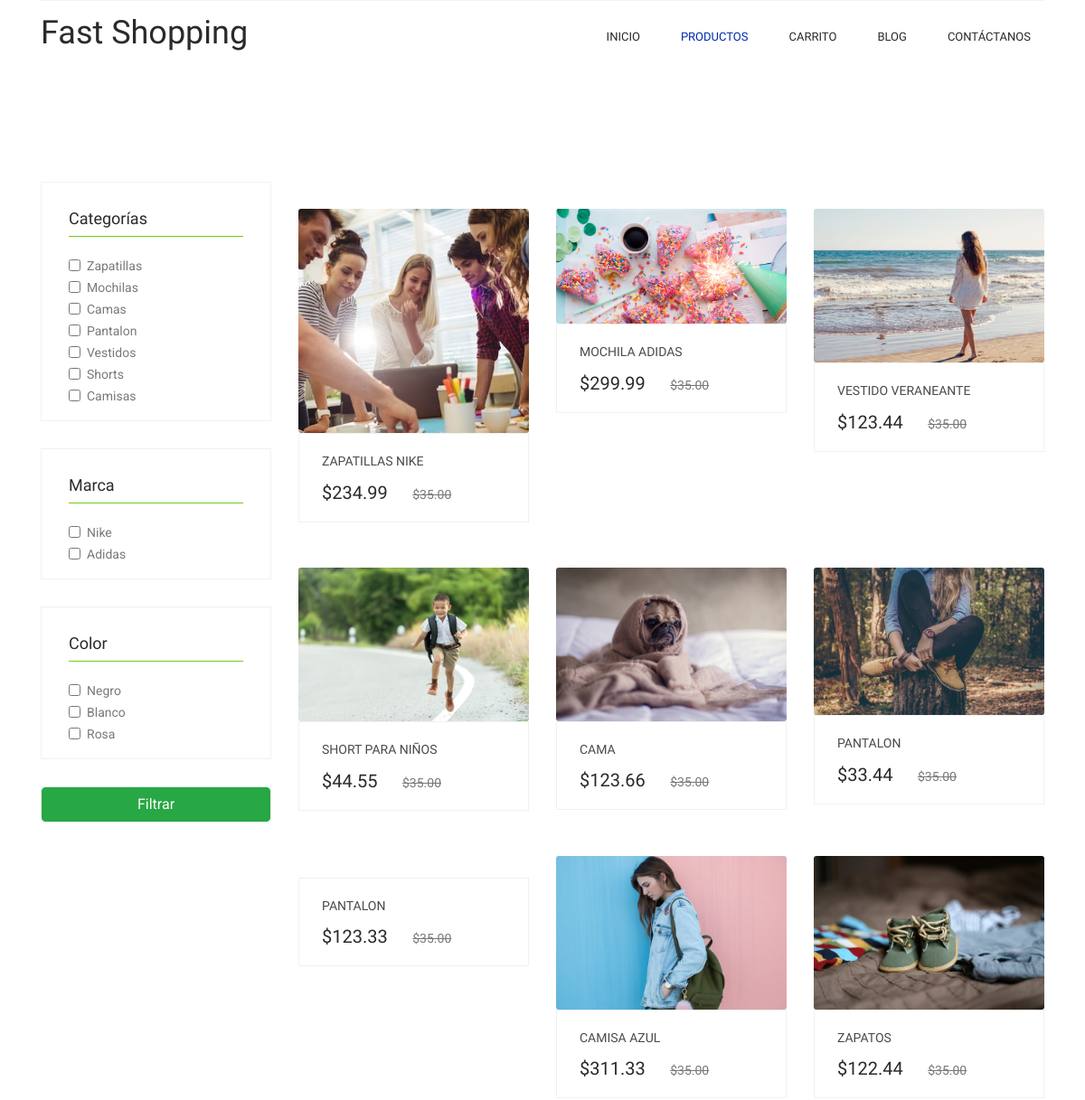
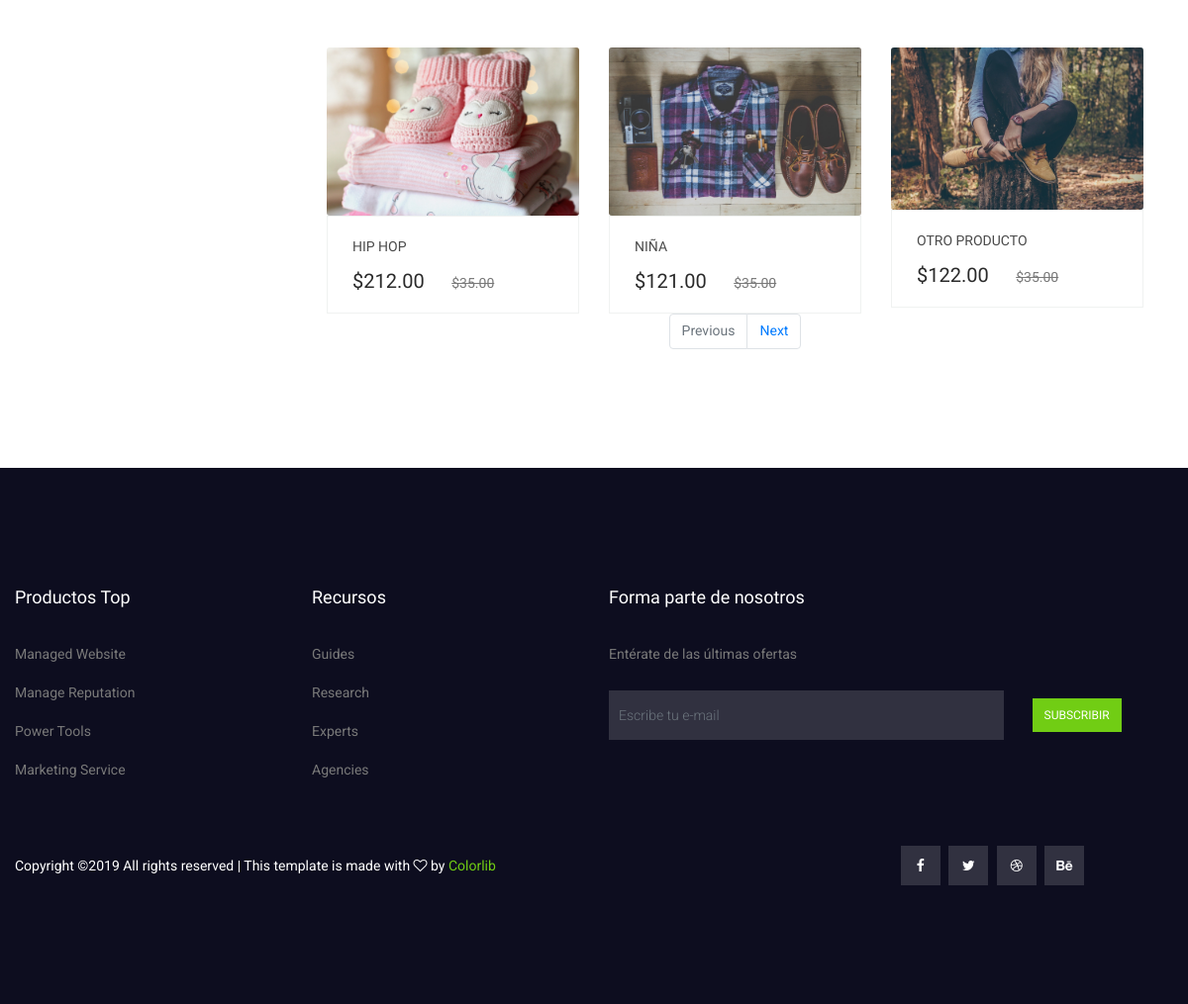
Page /productos/lista-de-ropa/ on the committed database (2 pictures, top to bottom).
### catalogue/models.py (models this page shows, shortened)
class Product(models.Model):
	name_product = models.CharField(max_length=100,verbose_name='Producto')
	image_product1 = models.ImageField(upload_to='products',verbose_name='Imagen Principal')
	image_product2 = models.ImageField(upload_to='products',verbose_name='Primera Imagen')
	image_product3 = models.ImageField(upload_to='products',verbose_name='Segunda Imagen')
	image_product4= models.ImageField(upload_to='products',verbose_name='Tercera Imagen')
	description_product = models.TextField(blank=True, verbose_name='Descripción')
	price = models.DecimalField(max_digits=5,decimal_places=2,verbose_name='Precio')
	stock = models.IntegerField(verbose_name='Cantidad en el inventario')
	slug_product = models.SlugField()
	category_product = models.ForeignKey(Category, on_delete = models.CASCADE,verbose_name='Categoría')
	brand_product = models.ForeignKey(Brand, on_delete = models.CASCADE,verbose_name='Marca')
	color_product = models.ManyToManyField(Color,verbose_name='Colores disponibles')
	product_created = models.DateTimeField(auto_now = True, verbose_name='Fecha de creación')
	product_updated = models.DateTimeField(auto_now_add = True, verbose_name='Fecha de actualización')
	class Meta:
		verbose_name = 'Producto'
		verbose_name_plural = 'Productos'

class Category(models.Model):
	name_category = models.CharField(max_length=100,verbose_name='Categoría')
	slug_category = models.SlugField()
	class Meta:
		verbose_name = 'Categoría'
		verbose_name_plural = 'Categorías'
	def __str__(self):
		return self.name_category

class Brand(models.Model):
	name_brand = models.CharField(max_length=100,verbose_name='Marca')
	slug_brand = models.SlugField()
	class Meta:
		verbose_name = 'Marca'
		verbose_name_plural = 'Marcas'

class Color(models.Model):
	name_color = models.CharField(max_length=100,verbose_name='Color')
	slug_color = models.SlugField()
	class Meta:
		verbose_name = 'Color'
		verbose_name_plural = 'Colores'

### catalogue/views.py (the view)
# urls.py: path('lista-de-ropa/', ProductListView.as_view(), name='product_list'),
class ProductListView(ListView):
	model = Product
	template_name = 'catalogue/category.html'
	paginate_by = 12
	def get_context_data(self,**kwargs):
		context = super().get_context_data(**kwargs)
		context['categoria'] = Category.objects.all()
		context['marca'] = Brand.objects.all()
		context['color'] = Color.objects.all()
		return context
	def get_queryset(self):
		try:
			self.categoria = Category.objects.get(name_category=self.request.GET.get('categoria'))
		except Exception as e:
			self.categoria = False
		try:
			self.marca =  Brand.objects.get(name_brand=self.request.GET.get('marca'))
		except Exception as e:
			self.marca = False
		try:
			self.color =  Color.objects.get(name_color=self.request.GET.get('color'))
		except Exception as e:
			self.color = False
		if self.categoria:
			if self.marca:
				if self.color:
					if Product.objects.filter(category_product=self.categoria,brand_product = self.marca, color_product = self.color).count() < 6:
						return Product.objects.filter(category_product=self.categoria)
					else:
						return Product.objects.filter(category_product=self.categoria,brand_product = self.marca, color_product = self.color)
				else:
					return Product.objects.filter(category_product=self.categoria,brand_product = self.marca)
			elif self.color:
					return Product.objects.filter(category_product=self.categoria, color_product = self.color)
			else:
				return Product.objects.filter(category_product=self.categoria)
		elif self.marca:
			if self.color:
				return Product.objects.filter(brand_product = self.marca, color_product = self.color)
			else:
				return Product.objects.filter(brand_product = self.marca)
		elif self.color:
			return Product.objects.filter(color_product = self.color)
		else:
			return Product.objects.all()

### catalogue/templates/catalogue/category.html (shortened to what this page needs)
{% extends "core/base.html" %}
{% load static %}
{% block content %}
    <section class="cat_product_area section_gap">
      <div class="container">
        <div class="row flex-row-reverse">
          <div class="col-md-9">
            <div class="latest_product_inner">
              <div class="row">
                {% for producto in object_list %}
                  <div class="col-sm-4 col-6 filter {{producto.category_product|lower}}">
                    <div class="single-product">
                      <div class="product-img">
                        <a href="{% url 'product_detail' producto.name_product|slugify producto.id%}"><img
                          class="card-img"
                          src="{{producto.image_product1.url}}"
                          alt=""
                        /></a>
                      </div>
                      <div class="product-btm">
                        <a href="#" class="d-block">
                          <h4>{{producto.name_product}}</h4>
                        </a>
                        <div class="mt-3">
                          <span class="mr-4">${{producto.price}}</span>
                          <del>$35.00</del>
                        </div>
                      </div>
                    </div>
                  </div>
                {% endfor %}
              </div>
            </div>
            <div class="d-flex justify-content-center">
              <nav aria-label="Page navigation example">
                <ul class="pagination">
                  {% if page_obj.has_previous %}
                    <li class="page-item">
                      <a class="page-link" href="?page={{page_obj.previous_page_number}}">Previous</a>
                    </li>
                {% else %}
                  <li class="page-item disabled">
                      <a class="page-link" href="#" tabindex="-1" aria-disabled="true">Previous</a>
                    </li>
                  {% endif %}
                  {% if page_obj.has_next %}
                    <li class="page-item">
                      <a class="page-link" href="?page={{page_obj.next_page_number}}">Next</a>
                    </li>
                  {% else %}
                    <li class="page-item disabled">
                      <a class="page-link" href="#" tabindex="-1" aria-disabled="true">Next</a>
                    </li>
                  {% endif %}
                </ul>
              </nav>
            </div>
          </div>
          <div class="d-none d-md-block col-md-3">
            <div class="left_sidebar_area">
              <aside class="left_widgets p_filter_widgets">
                <div class="l_w_title">
                  <h3>Categorías</h3>
                </div>
                <div class="widgets_inner">
                    {% for cat in categoria %}
                      <div class="form-check">
                        <input class="form-check-input" type="checkbox" value="{{cat.name_category}}" id="d{{cat.name_category}}" name="categoria" form="formulario">
                        <label class="form-check-label" for="d{{cat.name_category}}">
                          {{cat.name_category}}
                        </label>
                    </div>
                    {% endfor %}
                </div>
              </aside>
              <aside class="left_widgets p_filter_widgets">
                <div class="l_w_title">
                  <h3>Marca</h3>
                </div>
                <div class="widgets_inner">
                  {% for marc in marca %}
                    <div class="form-check">
                      <input class="form-check-input" type="checkbox" value="{{marc.name_brand}}" id="d{{marc.name_brand}}" name="marca" form="formulario">
                      <label class="form-check-label" for="d{{marc.name_brand}}">
                        {{marc.name_brand}}
                      </label>
                    </div>
                  {% endfor %}
                </div>
              </aside>
              <aside class="left_widgets p_filter_widgets">
                <div class="l_w_title">
                  <h3>Color</h3>
                </div>
                <div class="widgets_inner">
                   {% for col in color %}
                      <div class="form-check">
                        <input class="form-check-input" type="checkbox" value="{{col.name_color}}" id="d{{col.name_color}}" name="color" form="formulario">
                        <label class="form-check-label" for="d{{col.name_color}}">
                          {{col.name_color}}
                        </label>
                      </div>
                    {% endfor %}
                </div>
              </aside>
              <aside class="left_widgets p_filter_widgets">
                <form action="{% url 'product_list' %}" id="formulario">
                  <button class="btn btn-success w-100" type="submit">Filtrar</button>
                </form>
              </aside>
            </div>
          </div>
        </div>
      </div>
    </section>
{% endblock %}

### core/templates/core/base.html (shortened to what this page needs)
<!DOCTYPE html>
{% load static %}
<html class="no-js" lang="es">
    <head>
        <link rel="stylesheet" href="{% static 'css/bootstrap.css' %}" />
        <link rel="stylesheet" href="{% static 'vendors/linericon/style.css' %}" />
        <link rel="stylesheet" href="{% static 'css/font-awesome.min.css' %}" />
        <link rel="stylesheet" href="{% static 'css/themify-icons.css' %}" />
        <link rel="stylesheet" href="{% static 'css/flaticon.css' %}" />
        <link rel="stylesheet" href="{% static 'vendors/owl-carousel/owl.carousel.min.css' %}" />
        <link rel="stylesheet" href="{% static 'vendors/lightbox/simpleLightbox.css' %}" />
        <link rel="stylesheet" href="{% static 'vendors/nice-select/css/nice-select.css' %}" />
        <link rel="stylesheet" href="{% static 'vendors/animate-css/animate.css' %}" />
        <link rel="stylesheet" href="{% static 'vendors/jquery-ui/jquery-ui.css' %}" />
        <link rel="stylesheet" href="{% static 'css/style.css' %}" />
        <link rel="stylesheet" href="{% static 'css/responsive.css' %}" />
    </head>
    <body class="{% block body_class %}{% endblock %}">
        <header class="header_area">
            <div class="main_menu">
              <div class="container">
                <nav class="navbar navbar-expand-lg navbar-light w-100">
                  <a class="navbar-brand logo_h" href="{% url 'home' %}">
                    <h1>Fast Shopping</h1>
                  </a>
                  <div class="collapse navbar-collapse offset w-100" id="navbarSupportedContent">
                    <div class="row w-100 mr-0">
                      <div class="col-lg-12 pr-0">
                        <ul class="nav navbar-nav center_nav pull-right">
                          <li class="nav-item {% if request.path == '/' %}active{% endif %}">
                            <a class="nav-link" href="{% url 'home' %}">Inicio</a>
                          </li>
                          <li class="nav-item{% if request.path == '/productos/lista-de-ropa/' %} active{% endif %}">
                            <a class="nav-link" href="{% url 'product_list'%}">Productos</a>
                          </li>
                          <li class="nav-item{% if request.path == '/productos/productos/' %} active{% endif %}">
                            <a class="nav-link" href="{% url 'product_cart' %}">Carrito</a>
                          </li>
                          <li class="nav-item">
                            <a class="nav-link" href="{% url 'blog' %}">Blog</a>
                          </li>
                          <li class="nav-item {% if request.path == '/contact/' %}active{% endif %}">
                            <a class="nav-link" href="{% url 'contact' %}">Contáctanos</a>
                          </li>
                        </ul>
                      </div>
                    </div>
                  </div>
                </nav>
              </div>
            </div>
          </header>
        {% block content %}{% endblock %}
        <footer class="footer-area section_gap" style="width: 100%;">
            <div class="container-fluid">
              <div class="row">
                <div class="col-6 col-md-3 single-footer-widget">
                  <h4>Productos Top</h4>
                  <ul>
                    <li>Managed Website</li>
                    <li>Manage Reputation</li>
                    <li>Power Tools</li>
                    <li>Marketing Service</li>
                  </ul>
                </div>
                <div class="col-6 col-md-3 single-footer-widget">
                  <h4>Recursos</h4>
                  <ul>
                    <li>Guides</li>
                    <li>Research</li>
                    <li>Experts</li>
                    <li>Agencies</li>
                  </ul>
                </div>
                <div class="col-12 col-md-6 single-footer-widget">
                  <h4>Forma parte de nosotros</h4>
                  <p>Entérate de las últimas ofertas</p>
                  <div class="form-wrap" id="mc_embed_signup">
                    <form target="_blank" action="https://spondonit.us12.list-manage.com/subscribe/post?u=1462626880ade1ac87bd9c93a&amp;id=92a4423d01"
                      method="get" class="form-inline">
                      <input class="form-control" name="EMAIL" placeholder="Escribe tu e-mail" onfocus="this.placeholder = ''"
                        onblur="this.placeholder = 'Your Email Address '" required="" type="email">
                      <button class="click-btn btn btn-default">Subscribir</button>
                    </form>
                  </div>
                </div>
              </div>
              <div class="footer-bottom row align-items-center">
                <p class="footer-text m-0 col-lg-8 col-md-12">
        Copyright &copy;<script>document.write(new Date().getFullYear());</script> All rights reserved | This template is made with <i class="fa fa-heart-o" aria-hidden="true"></i> by <a href="https://colorlib.com" target="_blank">Colorlib</a>
        </p>
                <div class="col-lg-4 col-md-12 footer-social">
                  <a href="#"><i class="fa fa-facebook"></i></a>
                  <a href="#"><i class="fa fa-twitter"></i></a>
                  <a href="#"><i class="fa fa-dribbble"></i></a>
                  <a href="#"><i class="fa fa-behance"></i></a>
                </div>
              </div>
            </div>
          </footer>
    </body>
</html>

### rows in the picture
Product: image_product1 (picture), name_product "ZAPATILLAS NIKE", price "234.99"
Product: image_product1 (picture), name_product "MOCHILA ADIDAS", price "299.99"
Product: image_product1 (picture), name_product "VESTIDO VERANEANTE", price "123.44"
Product: image_product1 (picture), name_product "SHORT PARA NIÑOS", price "44.55"
Product: image_product1 (picture), name_product "CAMA", price "123.66"
Product: image_product1 (picture), name_product "PANTALON", price "33.44"
Product: name_product "PANTALON", price "123.33"
Product: image_product1 (picture), name_product "CAMISA AZUL", price "311.33"
Product: image_product1 (picture), name_product "ZAPATOS", price "122.44"
Product: image_product1 (picture), name_product "HIP HOP", price "212.00"
Product: image_product1 (picture), name_product "NIÑA", price "121.00"
Product: image_product1 (picture), name_product "OTRO PRODUCTO", price "122.00"
Category: name_category "Zapatillas"
Category: name_category "Mochilas"
Category: name_category "Camas"
Category: name_category "Pantalon"
Category: name_category "Vestidos"
Category: name_category "Shorts"
Category: name_category "Camisas"
Brand: name_brand "Nike"
Brand: name_brand "Adidas"
Color: name_color "Negro"
Color: name_color "Blanco"
Color: name_color "Rosa"
